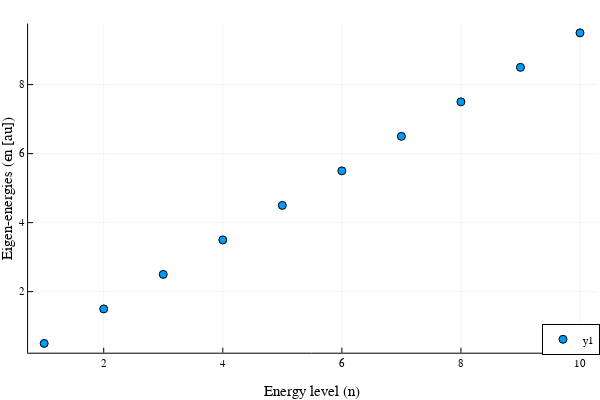

The cell this chart's notebook holds for it:
### Code cell
fig1 = plot_eigenvalues(simulation_info, output_data)
display(fig1)

### Figure 1 — Plotly figure (JSON) as saved in the notebook; plotly's stock layout.template omitted (floating-point values rounded to 4 significant figures)
{"data": [{"colorbar": {"len": 0.9143, "title": "", "x": 0.9934, "y": 0.533}, "legendgroup": "y1", "marker": {"color": "rgba(0, 154, 250, 1.000)", "line": {"color": "rgba(0, 0, 0, 1.000)", "width": 1}, "size": 8, "symbol": "circle"}, "mode": "markers", "name": "y1", "showlegend": true, "type": "scatter", "x": [1, 2, 3, 4, 5, 6, 7, 8, 9, 10], "xaxis": "x", "y": [0.5, 1.5, 2.5, 3.5, 4.5, 5.5, 6.5, 7.5, 8.5, 9.5], "yaxis": "y"}], "layout": {"annotations": [], "height": 400, "legend": {"bgcolor": "rgba(255, 255, 255, 1.000)", "bordercolor": "rgba(0, 0, 0, 1.000)", "borderwidth": 1, "font": {"color": "rgba(0, 0, 0, 1.000)", "family": "sans-serif", "size": 11}, "title": {"font": {"color": "rgba(0, 0, 0, 1.000)", "family": "sans-serif", "size": 15}, "text": ""}, "tracegroupgap": 0, "traceorder": "normal", "x": 1, "xanchor": "right", "y": 0.07, "yanchor": "bottom"}, "margin": {"b": 20, "l": 0, "r": 0, "t": 20}, "paper_bgcolor": "rgba(255, 255, 255, 1.000)", "plot_bgcolor": "rgba(255, 255, 255, 1.000)", "showlegend": true, "width": 600, "xaxis": {"anchor": "y", "domain": [0.04684, 0.9934], "gridcolor": "rgba(0, 0, 0, 0.100)", "gridwidth": 0.5, "linecolor": "rgba(0, 0, 0, 1.000)", "mirror": false, "range": [0.73, 10.27], "showgrid": true, "showline": true, "showticklabels": true, "tickangle": 0, "tickcolor": "rgb(0, 0, 0)", "tickfont": {"color": "rgba(0, 0, 0, 1.000)", "family": "sans-serif", "size": 11}, "tickmode": "array", "ticks": "inside", "ticktext": ["2", "4", "6", "8", "10"], "tickvals": [2, 4, 6, 8, 10], "title": "Energy level (n)", "titlefont": {"color": "rgba(0, 0, 0, 1.000)", "family": "sans-serif", "size": 15}, "type": "-", "visible": true, "zeroline": false, "zerolinecolor": "rgba(0, 0, 0, 1.000)"}, "yaxis": {"anchor": "x", "domain": [0.07581, 0.9902], "gridcolor": "rgba(0, 0, 0, 0.100)", "gridwidth": 0.5, "linecolor": "rgba(0, 0, 0, 1.000)", "mirror": false, "range": [0.23, 9.77], "showgrid": true, "showline": true, "showticklabels": true, "tickangle": 0, "tickcolor": "rgb(0, 0, 0)", "tickfont": {"color": "rgba(0, 0, 0, 1.000)", "family": "sans-serif", "size": 11}, "tickmode": "array", "ticks": "inside", "ticktext": ["2", "4", "6", "8"], "tickvals": [2, 4, 6, 8], "title": "Eigen-energies (ϵn [au])", "titlefont": {"color": "rgba(0, 0, 0, 1.000)", "family": "sans-serif", "size": 15}, "type": "-", "visible": true, "zeroline": false, "zerolinecolor": "rgba(0, 0, 0, 1.000)"}}}
